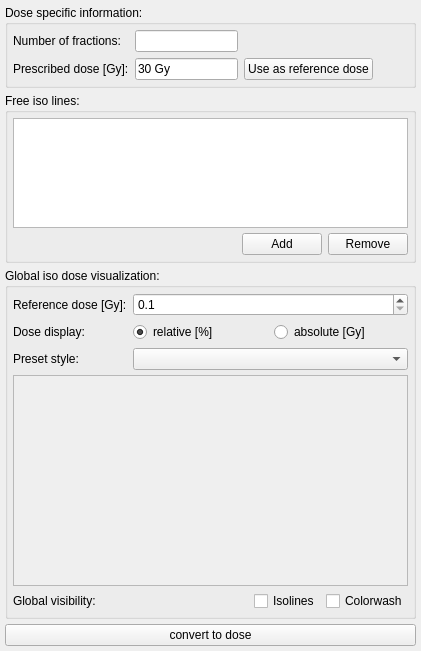
<?xml version="1.0" encoding="UTF-8"?>
<ui version="4.0">
 <class>RTDoseVisualizerControls</class>
 <widget class="QWidget" name="RTDoseVisualizerControls">
  <property name="geometry">
   <rect>
    <x>0</x>
    <y>0</y>
    <width>421</width>
    <height>651</height>
   </rect>
  </property>
  <property name="minimumSize">
   <size>
    <width>0</width>
    <height>0</height>
   </size>
  </property>
  <property name="windowTitle">
   <string>QmitkTemplate</string>
  </property>
  <layout class="QVBoxLayout" name="verticalLayout">
   <property name="spacing">
    <number>5</number>
   </property>
   <property name="margin">
    <number>5</number>
   </property>
   <item>
    <widget class="QGroupBox" name="groupNodeSpecific">
     <property name="title">
      <string>Dose specific information:</string>
     </property>
     <layout class="QHBoxLayout" name="horizontalLayout_2">
      <property name="spacing">
       <number>5</number>
      </property>
      <property name="margin">
       <number>5</number>
      </property>
      <item>
       <layout class="QGridLayout" name="gridLayout_2">
        <item row="1" column="4">
         <spacer name="horizontalSpacer_3">
          <property name="orientation">
           <enum>Qt::Horizontal</enum>
          </property>
          <property name="sizeHint" stdset="0">
           <size>
            <width>40</width>
            <height>20</height>
           </size>
          </property>
         </spacer>
        </item>
        <item row="1" column="2">
         <layout class="QHBoxLayout" name="horizontalLayout_3">
          <item>
           <widget class="QLineEdit" name="prescribedDoseSpecific">
            <property name="enabled">
             <bool>true</bool>
            </property>
            <property name="text">
             <string>30 Gy</string>
            </property>
            <property name="alignment">
             <set>Qt::AlignLeading|Qt::AlignLeft|Qt::AlignVCenter</set>
            </property>
            <property name="readOnly">
             <bool>true</bool>
            </property>
           </widget>
          </item>
         </layout>
        </item>
        <item row="0" column="0">
         <widget class="QLabel" name="label">
          <property name="text">
           <string>Number of fractions:</string>
          </property>
         </widget>
        </item>
        <item row="1" column="0">
         <widget class="QLabel" name="label_4">
          <property name="text">
           <string>Prescribed dose [Gy]:</string>
          </property>
         </widget>
        </item>
        <item row="1" column="3">
         <widget class="QPushButton" name="btnUsePrescribedDose">
          <property name="text">
           <string>Use as reference dose</string>
          </property>
         </widget>
        </item>
        <item row="0" column="2">
         <widget class="QLineEdit" name="NrOfFractions">
          <property name="readOnly">
           <bool>true</bool>
          </property>
         </widget>
        </item>
       </layout>
      </item>
     </layout>
    </widget>
   </item>
   <item>
    <widget class="QGroupBox" name="groupFreeValues">
     <property name="sizePolicy">
      <sizepolicy hsizetype="Preferred" vsizetype="Maximum">
       <horstretch>0</horstretch>
       <verstretch>0</verstretch>
      </sizepolicy>
     </property>
     <property name="title">
      <string>Free iso lines:</string>
     </property>
     <layout class="QVBoxLayout" name="verticalLayout_3">
      <property name="spacing">
       <number>5</number>
      </property>
      <property name="margin">
       <number>5</number>
      </property>
      <item>
       <widget class="QListWidget" name="listFreeValues">
        <property name="sizePolicy">
         <sizepolicy hsizetype="Expanding" vsizetype="MinimumExpanding">
          <horstretch>0</horstretch>
          <verstretch>0</verstretch>
         </sizepolicy>
        </property>
        <property name="minimumSize">
         <size>
          <width>0</width>
          <height>40</height>
         </size>
        </property>
        <property name="maximumSize">
         <size>
          <width>16777215</width>
          <height>110</height>
         </size>
        </property>
        <property name="gridSize">
         <size>
          <width>0</width>
          <height>25</height>
         </size>
        </property>
       </widget>
      </item>
      <item>
       <layout class="QHBoxLayout" name="horizontalLayout_4">
        <item>
         <spacer name="horizontalSpacer">
          <property name="orientation">
           <enum>Qt::Horizontal</enum>
          </property>
          <property name="sizeHint" stdset="0">
           <size>
            <width>40</width>
            <height>20</height>
           </size>
          </property>
         </spacer>
        </item>
        <item>
         <widget class="QPushButton" name="btnAddFreeValue">
          <property name="text">
           <string>Add</string>
          </property>
         </widget>
        </item>
        <item>
         <widget class="QPushButton" name="btnRemoveFreeValue">
          <property name="text">
           <string>Remove</string>
          </property>
         </widget>
        </item>
       </layout>
      </item>
     </layout>
    </widget>
   </item>
   <item>
    <widget class="QGroupBox" name="groupGlobal">
     <property name="title">
      <string>Global iso dose visualization:</string>
     </property>
     <layout class="QVBoxLayout" name="verticalLayout_2">
      <property name="spacing">
       <number>5</number>
      </property>
      <property name="margin">
       <number>5</number>
      </property>
      <item>
       <layout class="QGridLayout" name="gridLayout">
        <item row="3" column="0">
         <widget class="QLabel" name="label_3">
          <property name="sizePolicy">
           <sizepolicy hsizetype="Fixed" vsizetype="Preferred">
            <horstretch>0</horstretch>
            <verstretch>0</verstretch>
           </sizepolicy>
          </property>
          <property name="minimumSize">
           <size>
            <width>65</width>
            <height>0</height>
           </size>
          </property>
          <property name="text">
           <string>Dose display:</string>
          </property>
         </widget>
        </item>
        <item row="5" column="1">
         <widget class="QComboBox" name="comboPresets"/>
        </item>
        <item row="5" column="0">
         <widget class="QLabel" name="label_2">
          <property name="sizePolicy">
           <sizepolicy hsizetype="Fixed" vsizetype="Preferred">
            <horstretch>0</horstretch>
            <verstretch>0</verstretch>
           </sizepolicy>
          </property>
          <property name="minimumSize">
           <size>
            <width>65</width>
            <height>0</height>
           </size>
          </property>
          <property name="text">
           <string>Preset style:</string>
          </property>
         </widget>
        </item>
        <item row="0" column="0">
         <widget class="QLabel" name="lblinfo_2">
          <property name="sizePolicy">
           <sizepolicy hsizetype="Fixed" vsizetype="Preferred">
            <horstretch>0</horstretch>
            <verstretch>0</verstretch>
           </sizepolicy>
          </property>
          <property name="minimumSize">
           <size>
            <width>105</width>
            <height>0</height>
           </size>
          </property>
          <property name="focusPolicy">
           <enum>Qt::NoFocus</enum>
          </property>
          <property name="text">
           <string>Reference dose [Gy]:</string>
          </property>
         </widget>
        </item>
        <item row="0" column="1">
         <widget class="QDoubleSpinBox" name="spinReferenceDose">
          <property name="suffix">
           <string/>
          </property>
          <property name="decimals">
           <number>1</number>
          </property>
          <property name="minimum">
           <double>0.100000000000000</double>
          </property>
          <property name="maximum">
           <double>9999.000000000000000</double>
          </property>
          <property name="value">
           <double>0.100000000000000</double>
          </property>
         </widget>
        </item>
        <item row="3" column="1">
         <layout class="QHBoxLayout" name="horizontalLayout">
          <item>
           <widget class="QRadioButton" name="radioRelDose">
            <property name="text">
             <string>relative [%]</string>
            </property>
            <property name="checked">
             <bool>true</bool>
            </property>
           </widget>
          </item>
          <item>
           <widget class="QRadioButton" name="radioAbsDose">
            <property name="text">
             <string>absolute [Gy]</string>
            </property>
           </widget>
          </item>
         </layout>
        </item>
       </layout>
      </item>
      <item>
       <widget class="QTableView" name="isoLevelSetView">
        <property name="enabled">
         <bool>false</bool>
        </property>
        <property name="alternatingRowColors">
         <bool>true</bool>
        </property>
        <property name="selectionMode">
         <enum>QAbstractItemView::SingleSelection</enum>
        </property>
        <property name="selectionBehavior">
         <enum>QAbstractItemView::SelectRows</enum>
        </property>
        <property name="iconSize">
         <size>
          <width>30</width>
          <height>20</height>
         </size>
        </property>
        <attribute name="horizontalHeaderDefaultSectionSize">
         <number>80</number>
        </attribute>
       </widget>
      </item>
      <item>
       <layout class="QHBoxLayout" name="horizontalLayout_5">
        <item>
         <widget class="QLabel" name="label_5">
          <property name="text">
           <string>Global visibility:</string>
          </property>
         </widget>
        </item>
        <item>
         <spacer name="horizontalSpacer_2">
          <property name="orientation">
           <enum>Qt::Horizontal</enum>
          </property>
          <property name="sizeHint" stdset="0">
           <size>
            <width>40</width>
            <height>20</height>
           </size>
          </property>
         </spacer>
        </item>
        <item>
         <widget class="QCheckBox" name="checkGlobalVisIsoLine">
          <property name="enabled">
           <bool>true</bool>
          </property>
          <property name="text">
           <string>Isolines</string>
          </property>
          <property name="icon">
           <iconset>
            <normalon>:/RTUI/eye_open.png</normalon>
           </iconset>
          </property>
          <property name="iconSize">
           <size>
            <width>24</width>
            <height>16</height>
           </size>
          </property>
          <property name="checked">
           <bool>false</bool>
          </property>
         </widget>
        </item>
        <item>
         <widget class="QCheckBox" name="checkGlobalVisColorWash">
          <property name="enabled">
           <bool>true</bool>
          </property>
          <property name="text">
           <string>Colorwash</string>
          </property>
          <property name="icon">
           <iconset>
            <normalon>:/RTUI/eye_open.png</normalon>
           </iconset>
          </property>
          <property name="iconSize">
           <size>
            <width>24</width>
            <height>16</height>
           </size>
          </property>
         </widget>
        </item>
       </layout>
      </item>
     </layout>
    </widget>
   </item>
   <item>
    <widget class="QPushButton" name="doseBtn">
     <property name="text">
      <string>convert to dose</string>
     </property>
    </widget>
   </item>
  </layout>
 </widget>
 <layoutdefault spacing="6" margin="11"/>
 <resources/>
 <connections/>
</ui>
